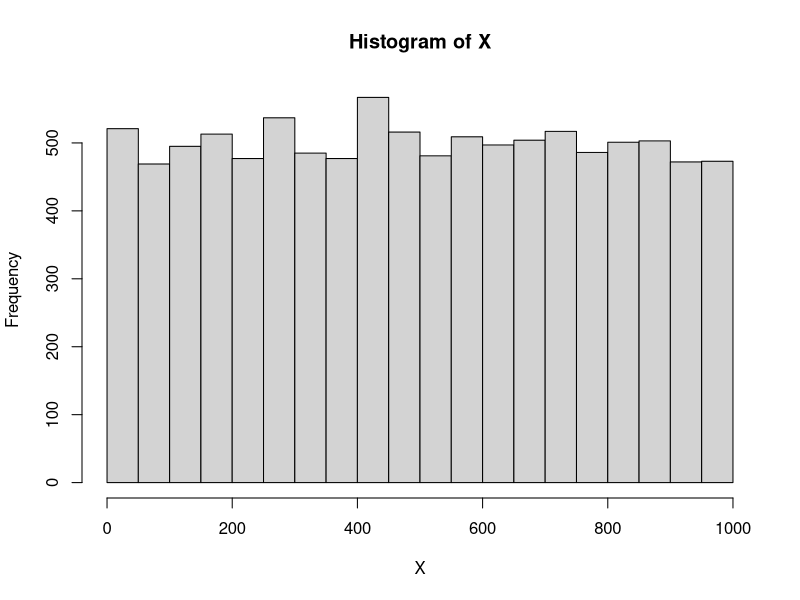
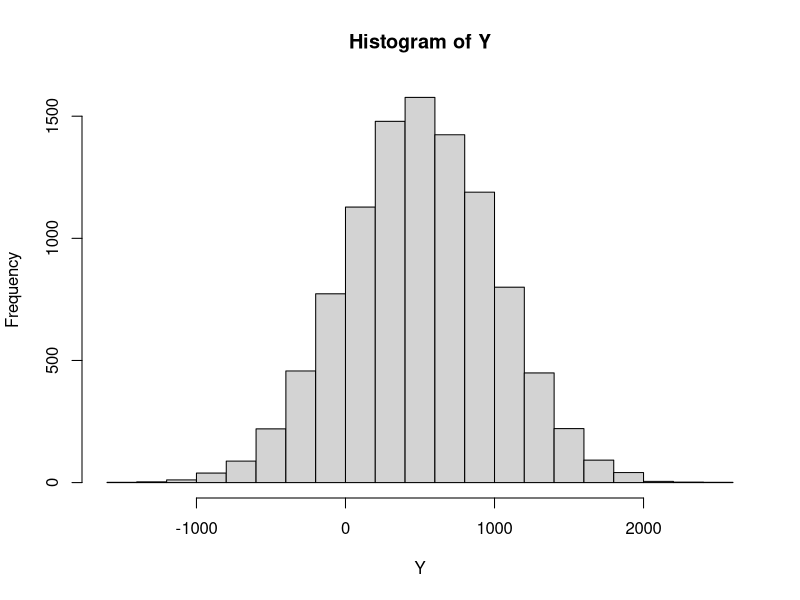

Write R code to recreate these figures, in order.
## ---- chunk 1
library(corrplot)
library(data.table)
library(dplyr)
library(ggplot2)
library(grid)
library(gridExtra)
library(kableExtra)
library(knitr)
library(MASS)
library(ggthemes)
library(Hmisc)
knitr::opts_chunk$set(echo = TRUE)
## ---- chunk 2
set.seed(123)
N <- 1000
X <-  runif(10000, min=0, max=N)# number between 0 and 1000
Y <- rnorm(10000, mean=(N+1)/2, sd=(N+1)/2)# mean and standard deviation is (N+1)/2
## ---- chunk 3
summary(X)
## ---- chunk 4
summary(Y)
## ---- chunk 5
hist(X)
## ---- chunk 6
hist(Y)
## ---- chunk 7
x <- median(X)
## ---- chunk 8
y <- quantile(Y, 0.25)
## ---- chunk 9
x
## ---- chunk 10
y
## ---- chunk 11
p1 <- length(which(X > x & Y > y) == TRUE) / length(X)
p1
## ---- chunk 12
p2 <- length(which(Y > y) == TRUE) / length(Y)
p2
## ---- chunk 13
a <- p1 / p2 
print(a)
## ---- chunk 14
b <- length(which(X > x & Y > y) == TRUE) / length(X)
print(b)
## ---- chunk 15
p1 <- length(which(X < x & Y > y) == TRUE) / length(X)
p1
## ---- chunk 16
p2 <- length(which(Y > y)== TRUE) / length(Y)
p2
## ---- chunk 17
c <- p1 / p2
print(c)
## ---- chunk 18
probability_table <- c(length(which(X < x & Y < y) == TRUE),length(which(X < x & Y== y) == TRUE),length(which(X < x & Y > y) == TRUE))
probability_table <-rbind(probability_table,c(length(which(X == x & Y < y) == TRUE),length(which(X == x & Y == y) == TRUE),length(which(X == x & Y > y) == TRUE)))
probability_table <- rbind(probability_table,c(length(which(X > x & Y < y) == TRUE), length(which(X > x & Y == y) == TRUE), length(which(X > x & Y > y) == TRUE)))
probability_table <- cbind(probability_table,rowSums(probability_table))
probability_table <- rbind(probability_table,colSums(probability_table))
colnames(probability_table) <- c("Y<y","Y=y","Y>y","Total")
rownames(probability_table) <- c("X,x","X=x","X>x","Total")
knitr::kable(probability_table)
## ---- chunk 19
probability_table[11]/probability_table[16]
## ---- chunk 20
((probability_table[15]/probability_table[16])*(probability_table[12]/probability_table[16]))
## ---- chunk 21
data_fisher <- table(X > x, Y > y)
fisher.test(data_fisher)
## ---- chunk 22
data_chi <- table(X > x, Y > y)
chisq.test(data_chi)
